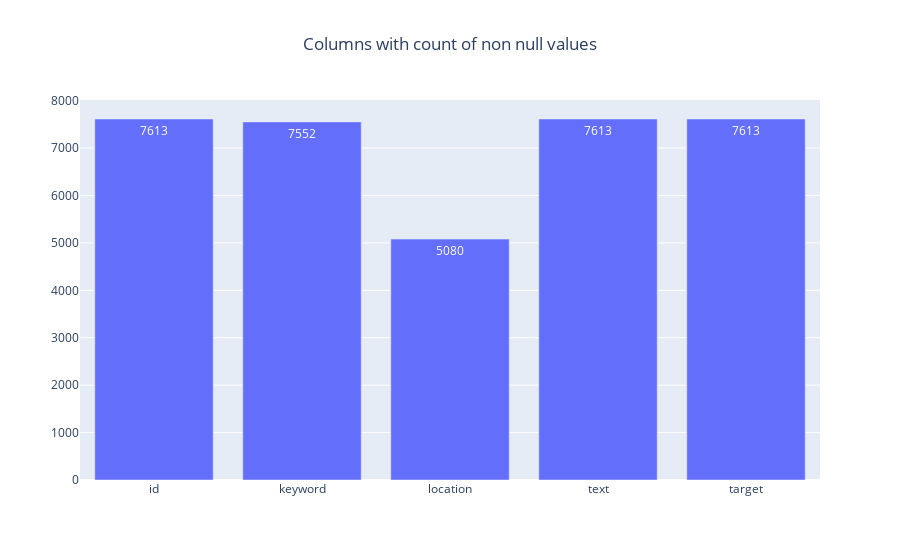

The cell this chart's notebook holds for it:
### Code cell
fig=go.Figure(go.Bar(x=temp_['cols'],
                     y=temp_['Counts'],
                     text=temp_['Counts'],
                     textposition='inside'
                    ))
fig.update_layout(title='Columns with count of non null values',
                 title_x=.5)
fig.show()

### Figure 1 — Plotly figure (JSON) as saved in the notebook; plotly's stock layout.template omitted (floating-point values rounded to 4 significant figures)
{"data": [{"text": [7613, 7552, 5080, 7613, 7613], "textposition": "inside", "type": "bar", "x": ["id", "keyword", "location", "text", "target"], "y": [7613, 7552, 5080, 7613, 7613]}], "layout": {"title": {"text": "Columns with count of non null values", "x": 0.5}}}
